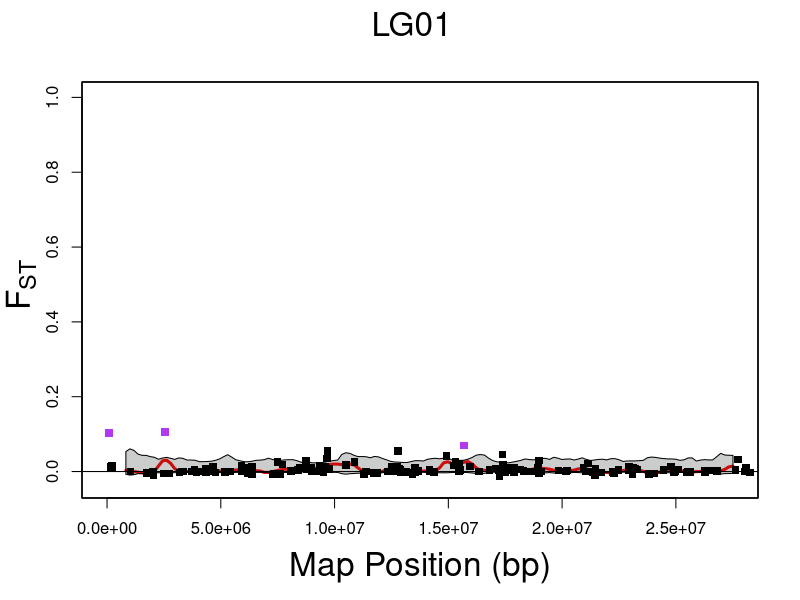
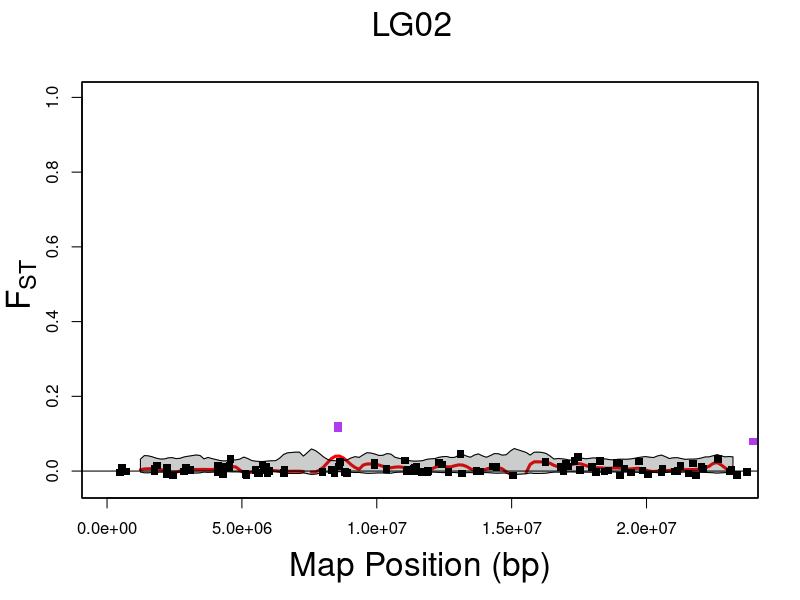
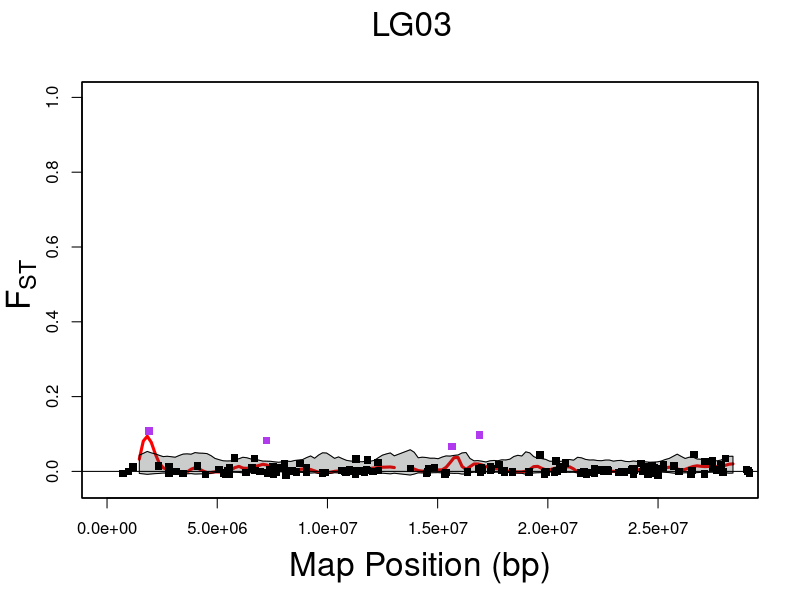
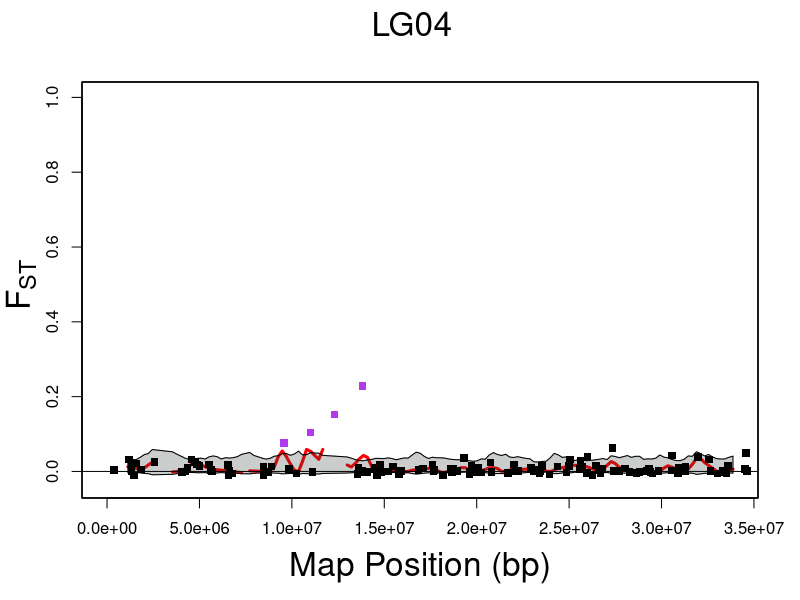
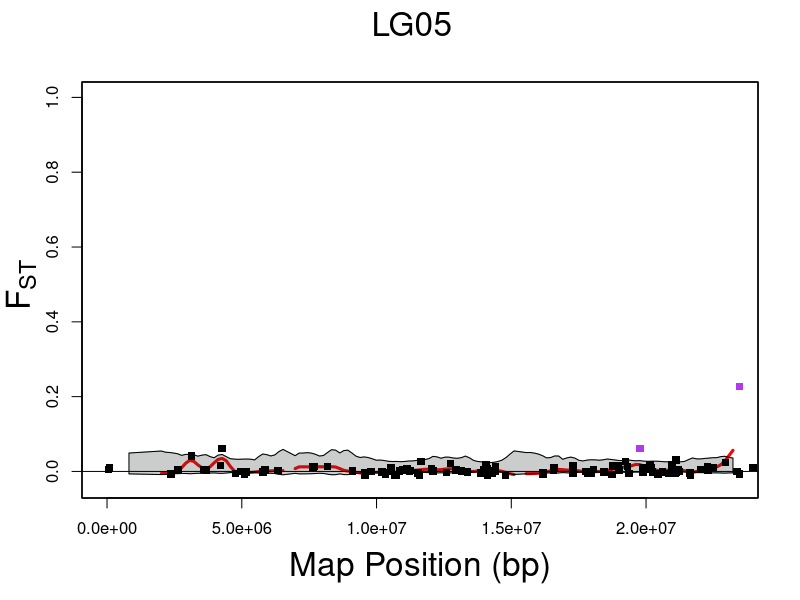
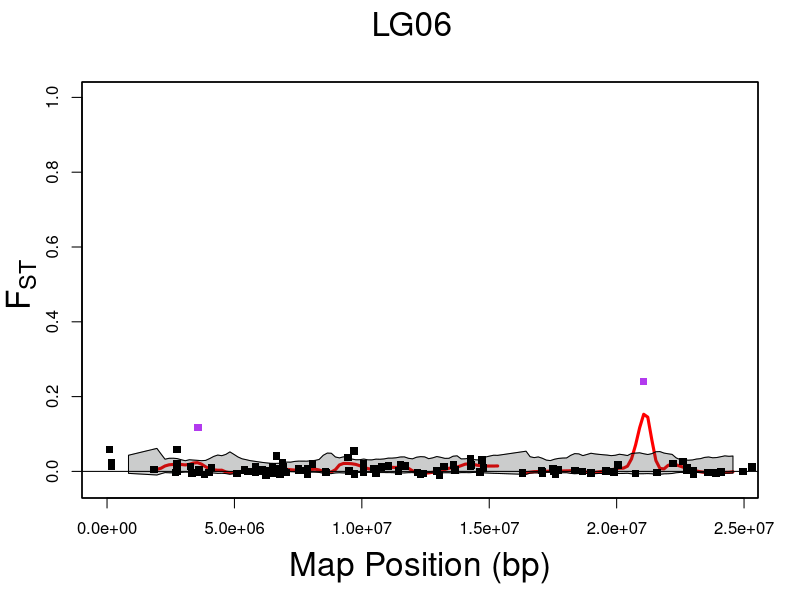
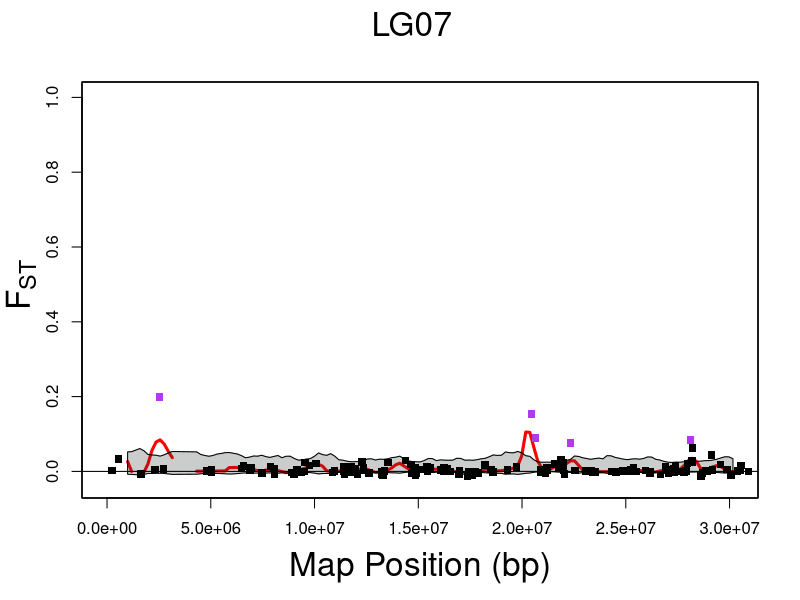
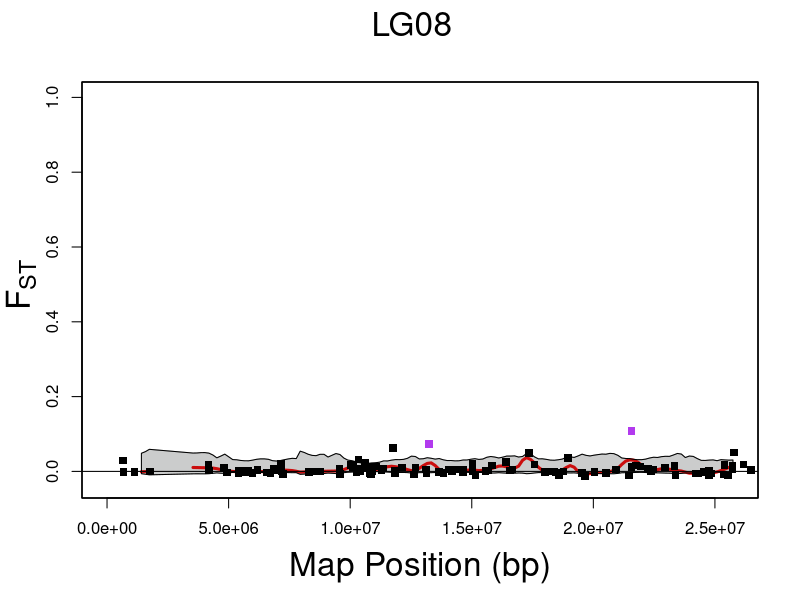

R code for these plots, in order: (Note: this script raises an error after producing the figures.)
################### Plot Sliding Window Analysis with All Loci, Highlighting Outliers #####################
#
# This script will overlay per locus FST on sliding window analysis output
#     and highlight which loci are outliers. 
# The code for the plotting function is included in this script.
#
# Mary Fisher 5/3/2018, based on plotting script from Charlie Waters
#
###########################################################################################################


# Load Packages -----------------------------------------------------------
library(dplyr)



# Read in Data ------------------------------------------------------------
setwd("D:/Pacific cod/DataAnalysis/PCod-Compare-repo/analyses/SlidingWindow")

## sliding window analysis output file. Use filtered version
swa_output = read.table("East/batch_8_final_filtered_east_globalFST_kernel_smoothing_1e+05_bootstraps_sigma_250000_div150_FILTERED.txt", header = TRUE, sep = "\t")
dim(swa_output)
head(swa_output) ## heading should be:  chromosome,position,Fst.Fct,Mean_boostrap,lower_95,upper_95,pvalue


## sliding window analysis input file (will provide FST per locus)
swa_input <- read.table("East/batch_8_SWA_input_east_sorted.txt", header = TRUE, sep="\t", colClasses = c("character", "numeric", "character", "numeric"))
head(swa_input) ## heading should be:  Locus,fst,chromosome,position


## list of outlier loci to highlight. should have locus names in first column; adjust "colClasses" per your input file
outlierfile = read.table("../outliers/batch_8_final_filtered_aligned_EAST_outliers.txt", header = TRUE, colClasses = c("character", "character"))
head(outlierfile)



# Prepare Data for Plotting Function --------------------------------------
## get list of outlier loci from data frame
outlier_loci <- outlierfile$Locus
str(outlier_loci) # should be characters



# Plotting Function -------------------------------------------------------
## Key for editing plotting function
##    1. Change output picture size: 98
##    2. Change plotting parameters for average line of sliding window analysis: 102
##    3. Change plotting parameters for CI polygons: 106-107
##    4. Change plotting parameters for CI upper / lower limit lines: 104-105
##    5. Change plotting parameters for loci: 114
##    6. Change plotting parameters for outlier loci: 119

plot_loci_overlay = function(data = swa_output, loci_data = swa_input, outlier_data = outliers, Nb_bootstrap=100000, Nb_divisions = 150, color="red", ylim = NULL, which.chromosome.analysis="all", which.chromosome.plot="all",export = TRUE, name="SWA_output_outliers_plot")
{
  # subset the data if not looking at all chromosomes; otherwise, load in all data
  if(which.chromosome.analysis!="all") data = subset(data, subset=chromosome %in% which.chromosome.analysis)
  if(which.chromosome.analysis=="all") data = data
  # set number of chromosomes to the unique values of column chromosome in data (be sure to match column header!!)
  Nb_chromosome = unique(data$chromosome)
  # set count; used for subsetted the vector "marker density"
  count = 0
  # for each chromosome:
  for (ijk in Nb_chromosome)
  {
    # subset full data frame to only include that chromosome and save as separate data frame
    Data.part = subset(data, subset=chromosome %in% ijk)
    print(head(Data.part))
    print("Length of moving average data:")
    print(length(Data.part[,2]))
    # subset loci data frame to only include that chromosome and save as separate data frame
    loci.part = subset(loci_data, chromosome %in% ijk)
    print("Number of Loci on this chromosome:")
    print(length(loci.part$chromosome))
    # subset loci data frame to only include outliers
    outliers.part = subset(loci.part, Locus %in% outlier_data)
    print("Number of Outliers on this chromosome:")
    print(length(outliers.part$chromosome))
    # set min limit for plot by selecting the min of all data in columns 3:6 of data frame
    min_lim=min(Data.part[,3:6],na.rm=TRUE)-0.02
    # set max limit for plot by selecting the max of all data in columns 3:6 of data frame
    if(ylim == "NULL"){
      max_lim=max(max(Data.part[,3:6],na.rm=TRUE),max(loci.part$fst, na.rm=TRUE))+0.1
    } else {max_lim = ylim}
    # set max x axis for plot by finding the last marker position
    max_x_lim = max(Data.part[,2])
    # save locations of NAs in 3rd column of data frame ("Fst.Fct")
    where.NA = which(is.na(Data.part[,3]))
    # subset marker data based on chromosome you are looking at
    #marker_density_subset = subset(marker_density, chrom %in% ijk)
    #markers_per_window = marker_density_subset$num_markers
    #print(head(marker_density_subset))
    #print("length of marker density vector:")
    #print(length(markers_per_window))
    ## plot position of marker on chromosome v. "Fst.Fct" calculated in sla ##
    # if you want to export, create file name
    if( export == TRUE ){
      plotname = paste(name, ijk, sep="_")
      png(paste(plotname, "png", sep="."), width=960, height=480)
    }
    ## use min/max_lim above to define the y axis
    par(mar=c(5,4,4,2) + 0.1)
    plot(Data.part[,2], Data.part[,3],type="l",ylim=c(min_lim,max_lim), xlim=c(0,max_x_lim), lwd=3, col=color, ylab='',xlab='',cex.lab=1, cex.axis=1)
    # add title, lines to plot
    if(length(where.NA)!=0) lines(Data.part[,2][-where.NA], Data.part[,5][-where.NA], col=rgb(0.193,0.205,0.205,0.25))
    if(length(where.NA)!=0) lines(Data.part[,2][-where.NA], Data.part[,6][-where.NA], col=rgb(0.193,0.205,0.205,0.25))
    if(length(where.NA)!=0) polygon(c(Data.part[,2][-where.NA], rev(Data.part[,2][-where.NA])), c(Data.part[,5][-where.NA], rev(Data.part[,6][-where.NA])), col=rgb(0.193,0.205,0.205,0.25))
    if(length(where.NA)==0) polygon(c(Data.part[,2], rev(Data.part[,2])), c(Data.part[,5], rev(Data.part[,6])), col=rgb(0.193,0.205,0.205,0.25))    
    abline(h=0)
    mtext(paste(ijk),outer=TRUE,line=-2,cex=2,at=0.515)
    mtext("Map Position (bp)",outer=TRUE,side=1,line=-2,cex=2,at=0.525)
    mtext(expression(paste("F"[ST])),outer=TRUE,side=2,line=-2,cex=2,at=0.525)
    # plot loci over the existing sliding window analysis
    par(new=TRUE)
    plot(loci.part$position, loci.part$fst, col = "black", pch = 15, ylim = c(min_lim,max_lim),
         xlim = c(0, max_x_lim), xaxt = "n", yaxt = "n", xlab = "", ylab = "")
    # change color of outlier markers by plotting over loci markers
    if(length(outliers.part$position) > 0){
      par(new=TRUE)
      print(outliers.part)
      plot(outliers.part$position, outliers.part$fst, col="darkorchid2", pch = 15, ylim=c(min_lim,max_lim), 
           xlim=c(0,max_x_lim),xaxt = "n", yaxt = "n", xlab = "", ylab= "")
    }
    if( export == TRUE ){
      dev.off()
    }
    count = count + 1
    
  }  
  print(paste("Finished plotting ",count,"chromosomes"))
  
}













# Plot Data ---------------------------------------------------------------

plot_loci_overlay(data = swa_output, loci_data = swa_input, outlier_data = outlier_loci, Nb_bootstrap=100000, Nb_divisions = 150, color="red", which.chromosome.analysis="all", which.chromosome.plot="all",ylim = 1.0, export = TRUE, name="plots/EastWest/EastWest_SWA_AllLoci_plot")

plot_loci_overlay(data = swa_output, loci_data = swa_input, outlier_data = outlier_loci, Nb_bootstrap=100000, Nb_divisions = 150, color="deepskyblue4", which.chromosome.analysis="all", which.chromosome.plot="all",ylim = 0.5, export = TRUE, name="plots/West/West_SWA_AllLoci_plot")

plot_loci_overlay(data = swa_output, loci_data = swa_input, outlier_data = outlier_loci, Nb_bootstrap=100000, Nb_divisions = 150, color="darkorchid2", which.chromosome.analysis="all", which.chromosome.plot="all",ylim = 0.25, export = FALSE, name="plots/East/East_SWA_AllLoci_plot")


